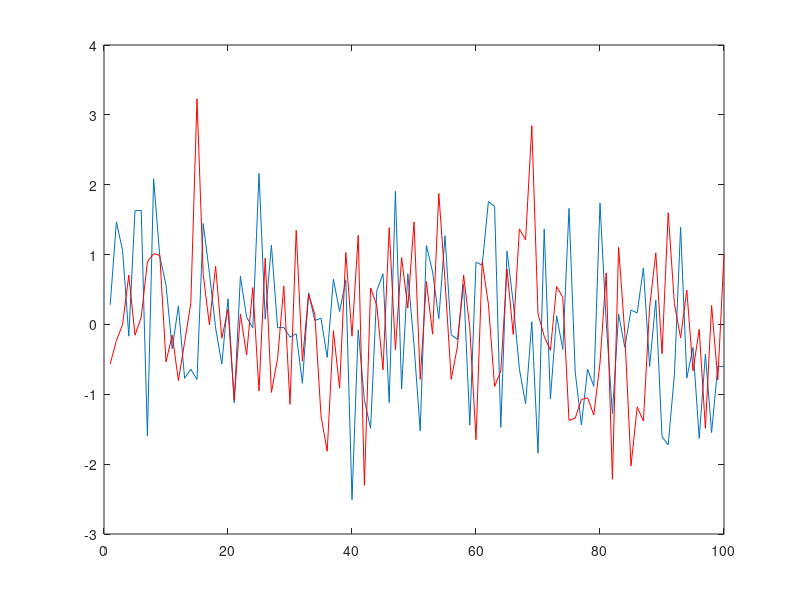
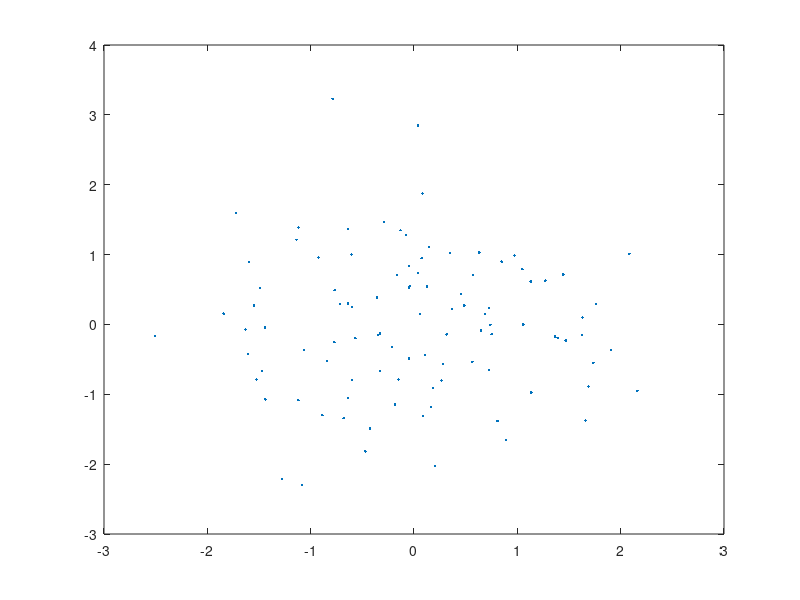
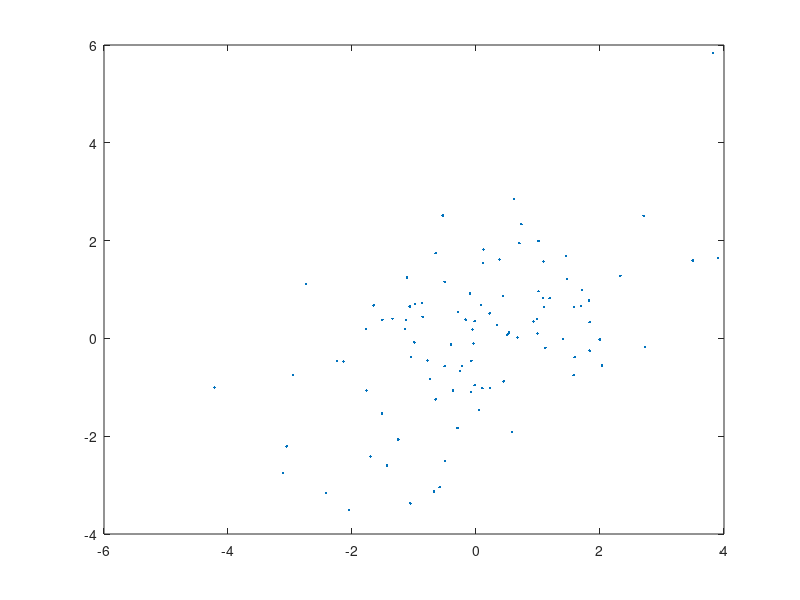
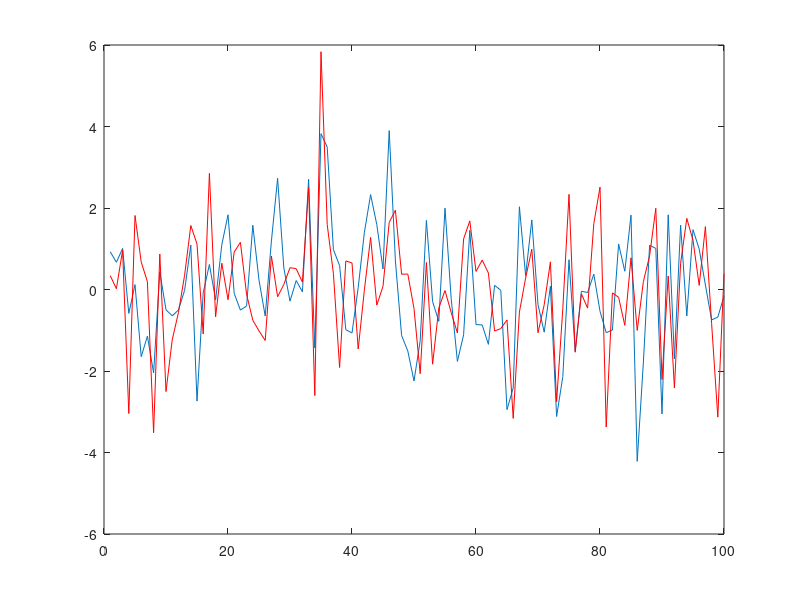

Reproduce these figures in MATLAB, in order. (Note: this script raises an error after producing the figures.)
% dealing with the concept of covariance

% create some random vectors
x = randn(1,100);
x = x-mean(x);
y = randn(1,100);
y = y-mean(y);

covxy = (x*y')/99;
figure; plot(x); hold on; plot(y,'r');
figure; plot(x,y,'.');

c = randn(1,100);
x = randn(1,100)+c;
x = x-mean(x);
y = randn(1,100)+c;
y = y-mean(y);

covxy = (x*y')/99
figure; plot(x,y,'.');
figure; plot(x); hold on; plot(y,'r');

c = randn(1,100);
x = randn(1,100)+2.*c;
x = x-mean(x);
y = randn(1,100)+2.*c;
y = y-mean(y);

covxy = (x*y')/99
figure; plot(x,y,'.');
figure; plot(x); hold on; plot(y,'r');

c = randn(1,100);
x = randn(1,100)+2.*c;
x = x-mean(x);
y = randn(1,100)-2.*c;
y = y-mean(y);

covxy = (x*y')/99
figure; plot(x,y,'.');
figure; plot(x); hold on; plot(y,'r');

%% compute the covariance matrix from some simulated data in 2 different ways

sens = ni2_sensors('type','eeg');
headmodel = ni2_headmodel('type','spherical','nshell',3);

[data1,time] = ni2_activation;
[data2,time] = ni2_activation('frequency',11,'latency',0.48);

leadfield1 = ni2_leadfield(sens,headmodel,[ 4.9 0 6.2 0 1 0]);
leadfield2 = ni2_leadfield(sens,headmodel,[-5.3 0 5.9 1 0 0]);

% way 1
sensordata = leadfield1*data1 + leadfield2*data2;
C1 = sensordata*sensordata';

% way 2
sourcecov=[data1; data2]*[data1; data2]';
C2 = leadfield1*leadfield1' * sourcecov(1,1)   + ...
     leadfield1*leadfield2' * sourcecov(1,2)   + ...
     leadfield2*leadfield1' * sourcecov(2,1)   + ...
     leadfield2*leadfield2' * sourcecov(2,2);

% confirm that they are the same
figure; imagesc(C1); colorbar
figure; imagesc(C2); colorbar
 

%% do the beamforming on some simulated data

% create a leadfield for a few locations
sens = ni2_sensors('type','meg');
headmodel = ni2_headmodel('type','spherical','nshell',1);

leadfield1 = ni2_leadfield(sens,headmodel,[-2 -7.8 3 -1 0 0]);    % position 1110 in the grid
leadfield2 = ni2_leadfield(sens,headmodel,[-5.3 0 5.9 1 0 0]);    % position 2342 in the grid
leadfield3 = ni2_leadfield(sens,headmodel,[4.9 0 6.2 0 1 0]);     % position 2352 in the grid
leadfield4 = ni2_leadfield(sens,headmodel,[4.2 -2 7 0 0.2 0.7]);  % position 2674 in the grid

% create the time course of activation
[s1, t1] = ni2_activation('latency', .45, 'frequency',  3);
[s2, t2] = ni2_activation('latency', .50, 'frequency', 10);
[s3, t3] = ni2_activation('latency', .50, 'frequency', 15);
[s4, t4] = ni2_activation('latency', .55, 'frequency', 30);

% create the sensor data
sensordata = leadfield1*s1 + leadfield2*s2 + leadfield3*s3 + leadfield4*s4 + randn(301,1000)*0.04e-8;

% create a 3D grid
sourcemodel = ni2_sourcemodel('type','grid','resolution',1);

% use FieldTrip to quickly compute the forward model
cfg = [];
cfg.sourcemodel = sourcemodel;
cfg.grad = sens;
cfg.headmodel  = headmodel;
% cfg.normalize = 'yes';
sourcemodel = ft_prepare_leadfield(cfg);

L = cat(2,sourcemodel.leadfield{sourcemodel.inside});

% compute the covariance
C  = cov(sensordata');
iC = pinv(C); % so that we compute it only once

% compute the beamformer spatial filter
for ii = 1:size(L,2)/3
  indx=(ii-1)*3+(1:3);
  Lr = L(:,indx);  % Lr is the leadfield for source r
  wbf(indx,:)  = pinv(Lr'*iC*Lr)*Lr'*iC;
end
sbf  = wbf  * sensordata;

%%

sel = find(ismember(find(sourcemodel.inside), [1110 2342 2352 2674]));
sel = repmat((sel-1)*3,1,3) + repmat(1:3,numel(sel),1);

figure;
subplot(1,2,1); plot(t1, sbf(sel(1,:),:));
subplot(1,2,2); plot(t1, s1);
 
figure;
subplot(1,2,1); plot(t2, sbf(sel(2,:),:));
subplot(1,2,2); plot(t2, s2);
 
figure;
subplot(1,2,1); plot(t3, sbf(sel(3,:),:));
subplot(1,2,2); plot(t3, s3);
 
figure;
subplot(1,2,1); plot(t4, sbf(sel(4,:),:));
subplot(1,2,2); plot(t4, s4);


%%

% compute the covariance
C  = cov(sensordata');
iCr = inv(C + eye(301)*5e-19);

% compute the beamformer spatial filter
for ii = 1:size(L,2)/3
  indx=(ii-1)*3+(1:3);
  Lr = L(:,indx);  % Lr is the leadfield for source r
  wbfr(indx,:) = pinv(Lr'*iCr*Lr)*Lr'*iCr;
end
sbfr  = wbfr * sensordata;

figure;
subplot(1,2,1); plot(t1, sbfr(sel(1,:),:));
subplot(1,2,2); plot(t1, s1);
 
figure;
subplot(1,2,1); plot(t2, sbfr(sel(2,:),:));
subplot(1,2,2); plot(t2, s2);
 
figure;
subplot(1,2,1); plot(t3, sbfr(sel(3,:),:));
subplot(1,2,2); plot(t3, s3);
 
figure;
subplot(1,2,1); plot(t4, sbfr(sel(4,:),:));
subplot(1,2,2); plot(t4, s4);

%%

wmn = L'*inv(L*L'+eye(301)*1e-15);
smn = wmn*sensordata;

figure;
subplot(1,2,1); plot(t1, smn(sel(1,:),:));
subplot(1,2,2); plot(t1, s1);
 
figure;
subplot(1,2,1); plot(t2, smn(sel(2,:),:));
subplot(1,2,2); plot(t2, s2);
 
figure;
subplot(1,2,1); plot(t3, smn(sel(3,:),:));
subplot(1,2,2); plot(t3, s3);
 
figure;
subplot(1,2,1); plot(t4, smn(sel(4,:),:));
subplot(1,2,2); plot(t4, s4);

%%

% compute the beamformer spatial filter with limited data
R10  = cov(sensordata(:,491:500)');
iR10 = inv(R10+eye(301)*0.1e-25);
% compute the beamformer spatial filter
for ii = 1:size(L,2)/3
  indx=(ii-1)*3+(1:3);
  Lr = L(:,indx); % Lr is the leadfield for source r
  wbf10(indx,:)=pinv(Lr'*iR10*Lr)*Lr'*iR10;
end
sbf10 = wbf10*sensordata;

figure;
subplot(2,2,1); plot(t1,sbf(sel(1,:),:)); xlabel('sbf');
subplot(2,2,2); plot(t1,sbfr(sel(1,:),:)); xlabel('sbfr');
subplot(2,2,3); plot(t1,sbf10(sel(1,:),:)); xlabel('sbf10');
subplot(2,2,4); plot(t1,s1); xlabel('simulated source 1');

figure;
subplot(2,2,1); plot(t2,sbf(sel(2,:),:)); xlabel('sbf');
subplot(2,2,2); plot(t2,sbfr(sel(2,:),:)); xlabel('sbfr');
subplot(2,2,3); plot(t2,sbf10(sel(2,:),:)); xlabel('sbf10');
subplot(2,2,4); plot(t2,s2); xlabel('simulated source 2');

figure;
subplot(2,2,1); plot(t3,sbf(sel(3,:),:)); xlabel('sbf');
subplot(2,2,2); plot(t3,sbfr(sel(3,:),:)); xlabel('sbfr');
subplot(2,2,3); plot(t3,sbf10(sel(3,:),:)); xlabel('sbf10');
subplot(2,2,4); plot(t3,s3); xlabel('simulated source 3');

figure;
subplot(2,2,1); plot(t4,sbf(sel(4,:),:)); xlabel('sbf');
subplot(2,2,2); plot(t4,sbfr(sel(4,:),:)); xlabel('sbfr');
subplot(2,2,3); plot(t4,sbf10(sel(4,:),:)); xlabel('sbf10');
subplot(2,2,4); plot(t4,s4); xlabel('simulated source 4');

%% depth bias

pbf = var(sbf,[],2);
pbf = sum(reshape(pbf,3,[]));

source.pos = sourcemodel.pos;
source.dim = sourcemodel.dim;
source.inside = sourcemodel.inside;
source.avg.pow = zeros(size(source.pos,1),1);
source.avg.pow(source.inside)=pbf;

cfg = [];
cfg.funparameter = 'avg.pow';
cfg.method = 'slice';
cfg.nslices = 10;
cfg.funcolorlim = [0 0.2];
ft_sourceplot(cfg,source);

%% contrast between 2 conditions

% create the sensor data for the second condition
sensordata2 = 1.25.*leadfield1*s1 + 0.8.*leadfield2*s2 + 0.8.*leadfield3*s3 + 1.25.*leadfield4*s4 + randn(301,1000)*0.04e-8;

% compute the covariance and its inverse for both conditions combined
C2   = cov([sensordata sensordata2]');
iC2  = inv(C2);
iCr2 = inv(C2+eye(301)*1e-19);

% compute the beamformer spatial filter for condition 2
for ii = 1:size(L,2)/3
  indx=(ii-1)*3+(1:3);
  Lr = L(:,indx);  % Lr is the leadfield for source r
  wbfr2(indx,:)=pinv(Lr'*iCr2*Lr)*Lr'*iCr2;
end

sbfr1 = wbfr2*sensordata;
pbfr1 = var(sbfr1,[],2);
pbfr1 = sum(reshape(pbfr1,3,[]));

sbfr2 = wbfr2*sensordata2;
pbfr2 = var(sbfr2,[],2);
pbfr2 = sum(reshape(pbfr2,3,[]));

source.avg.pow(source.inside)=(pbfr1-pbfr2)./(pbfr1+pbfr2);

cfg = [];
cfg.funparameter='avg.pow';
cfg.method='ortho';
cfg.nslices = 10;
cfg.funcolorlim=[-.2 .2];
ft_sourceplot(cfg,source);

%% correlated sources

sens = ni2_sensors('type','meg');
headmodel = ni2_headmodel('type','spherical','nshell',1);

leadfield1 = ni2_leadfield(sens,headmodel,[-5.3 0 5.9 1 0 0]); % position 2342 in grid
leadfield2 = ni2_leadfield(sens,headmodel,[4.9 0 6.2 0 1 0]);  % position 2352 in grid

% create the time course of activation
[s1,t1] = ni2_activation('latency', .500, 'frequency', 10);
[s2,t2] = ni2_activation('latency', .478, 'frequency', 10);
corr(s1',s2')

% create the sensor data
sensordata = leadfield1*s1 + leadfield2*s2 + randn(301,1000)*0.04e-8;

% create a 3D grid
sourcemodel = ni2_sourcemodel('type','grid','resolution',1);

% use FieldTrip to quickly compute the forward model
cfg = [];
cfg.sourcemodel = sourcemodel;
cfg.grad = sens;
cfg.headmodel = headmodel;
% cfg.normalize = 'yes';
sourcemodel = ft_prepare_leadfield(cfg);

L = cat(2,sourcemodel.leadfield{sourcemodel.inside});

% compute the covariance
C  = cov(sensordata');
iCr = inv(C+eye(301)*5e-19);

% compute the beamformer spatial filter
for ii = 1:size(L,2)/3
  indx=(ii-1)*3+(1:3);
  Lr = L(:,indx);  % Lr is the leadfield for source r
  wbfr(indx,:) = pinv(Lr'*iCr*Lr)*Lr'*iCr;
end
sbfr = wbfr*sensordata;

sel = find(ismember(find(sourcemodel.inside), [2342 2352]));
sel = repmat((sel-1)*3,1,3)+repmat(1:3,numel(sel),1);

figure;
subplot(1,2,1); plot(t1,sbfr(sel(1,:),:));
subplot(1,2,2); plot(t1,s1);

figure;
subplot(1,2,1); plot(t1,sbfr(sel(2,:),:));
subplot(1,2,2); plot(t1,s2);

pbf = var(sbfr,[],2);
pbf = sum(reshape(pbf,3,numel(pbf)/3));

source.pos = sourcemodel.pos;
source.dim = sourcemodel.dim;
source.inside = sourcemodel.inside;
source.avg.pow = zeros(size(source.pos,1),1);
source.avg.pow(source.inside) = pbf;
 
cfg = [];
cfg.funparameter = 'avg.pow';
cfg.method = 'slice';
cfg.nslices = 4;
cfg.slicerange = [5 8];
cfg.funcolorlim = [0 0.08];
ft_sourceplot(cfg, source);
